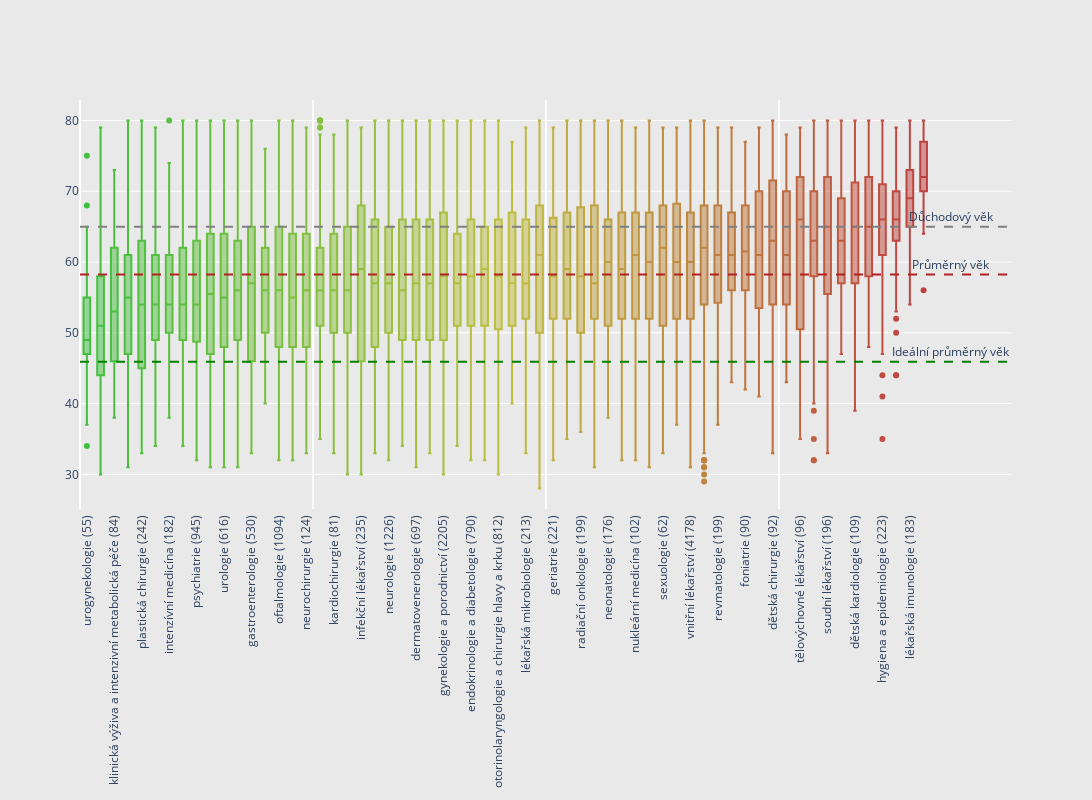

Here is the notebook cell this chart was saved with:
### Code cell
N = doctors_more.medical_specialty.nunique()     # Number of boxes

c = ['hsl('+str(h)+',50%'+',50%)' for h in np.linspace(120, 0, N)]


# Sort medical specialties by age
med_specialties = doctors_more.groupby('medical_specialty')['age_estimate'].mean()
med_specialties_sorted = med_specialties.sort_values().index

# Compute age mean
mean_age = doctors_more.age_estimate.mean()
optimal_mean_age = (65 + students[students.graduated == True].age_end.mean())/2

# Each box is represented by a dict that contains the data, the type, and the colour.
fig = go.Figure(data=[go.Box(
    y=doctors_more[doctors_more.medical_specialty == ms].age_estimate.to_list(),
    marker_color=c[i],
    name=f'{ms} ({len(doctors_more[doctors_more.medical_specialty == ms])}) '
    ) for i, ms in enumerate(med_specialties_sorted)])

# format the layout
fig.update_layout(
    xaxis=dict(showgrid=False),
    yaxis=dict(zeroline=False, gridcolor='white'),
    paper_bgcolor='rgb(233,233,233)',
    plot_bgcolor='rgb(233,233,233)',
    autosize=False,
    width=2000,
    height=800,
    showlegend=False,
)
fig.update_xaxes(tickangle=-90)


# Real age mean
fig.layout.xaxis2 = go.layout.XAxis(overlaying='x', range=[0, 2], showticklabels=False)
fig.add_scatter(x = [0, 2], y = [mean_age, mean_age], mode='lines', xaxis='x2',
                            showlegend=False, line=dict(dash='dash', color = "firebrick", width = 2))
fig.add_annotation(x=N+1, y=mean_age,
            text="Průměrný věk",
            showarrow=False,
            yshift=10)

# Optimal age mean
fig.layout.xaxis3 = go.layout.XAxis(overlaying='x', range=[0, 2], showticklabels=False)
fig.add_scatter(x = [0, 2], y = [optimal_mean_age, optimal_mean_age], mode='lines', xaxis='x3',
                            showlegend=False, line=dict(dash='dash', color = "green", width = 2))
fig.add_annotation(x=N+1, y=optimal_mean_age,
            text="Ideální průměrný věk",
            showarrow=False,
            yshift=10)

fig.layout.xaxis4 = go.layout.XAxis(overlaying='x', range=[0, 2], showticklabels=False)
fig.add_scatter(x = [0, 2], y = [65, 65], mode='lines', xaxis='x4',
                            showlegend=False, line=dict(dash='dash', color = "gray", width = 2))
fig.add_annotation(x=N+1, y=65,
            text="Důchodový věk",
            showarrow=False,
            yshift=10)

fig.show()

fig.write_html(IMAGE_PATH+"medical_specialty_50.html")

### Figure 1 — Plotly figure (JSON) as saved in the notebook; plotly's stock layout.template omitted (floating-point values rounded to 4 significant figures; data arrays with more than 128 entries replaced by an {"elided": "..."} marker saying what was removed)
{"data": [{"marker": {"color": "hsl(120.0,50%,50%)"}, "name": "urogynekologie (55) ", "type": "box", "y": [49, 49, 63, 41, 75, 48, 48, 49, 49, 68, 55, 53, 53, 47, 37, 64, 55, 54, 54, 54, 44, 44, 48, 57, 57, 60, 60, 64, 62, 41, 51, 51, 46, 46, 55, 48, 48, 34, 49, 49, 49, 49, 44, 48, 43, 43, 56, 56, 47, 65, 39, 52, 47, 54, 49]}, {"marker": {"color": "hsl(118.0327868852459,50%,50%)"}, "name": "pneumologie a ftizeologie (259) ", "type": "box", "y": {"elided": "259 int values"}}, {"marker": {"color": "hsl(116.06557377049181,50%,50%)"}, "name": "klinická výživa a intenzivní metabolická péče (84) ", "type": "box", "y": [38, 38, 64, 63, 57, 66, 64, 64, 63, 63, 43, 56, 47, 47, 64, 64, 64, 41, 54, 61, 47, 47, 45, 45, 63, 49, 49, 48, 62, 52, 47, 55, 56, 45, 45, 45, 45, 42, 38, 45, 55, 51, 39, 49, 63, 46, 51, 55, 40, 46, 47, 73, 73, 51, 51, 72, 54, 46, 46, 54, 53, 57, 41, 45, 53, 60, 63, 47, 65, 62, 62, 46, 63, 51, 53, 53, 66, 58, 60, 57, 57, 57, 43, 49]}, {"marker": {"color": "hsl(114.09836065573771,50%,50%)"}, "name": "rehabilitační a fyzikální medicína (550) ", "type": "box", "y": {"elided": "550 int values"}}, {"marker": {"color": "hsl(112.1311475409836,50%,50%)"}, "name": "plastická chirurgie (242) ", "type": "box", "y": {"elided": "242 int values"}}, {"marker": {"color": "hsl(110.1639344262295,50%,50%)"}, "name": "angiologie (156) ", "type": "box", "y": {"elided": "156 int values"}}, {"marker": {"color": "hsl(108.19672131147541,50%,50%)"}, "name": "intenzívní medicína (182) ", "type": "box", "y": {"elided": "182 int values"}}, {"marker": {"color": "hsl(106.22950819672131,50%,50%)"}, "name": "paliativní medicína (154) ", "type": "box", "y": {"elided": "154 int values"}}, {"marker": {"color": "hsl(104.26229508196721,50%,50%)"}, "name": "psychiatrie (945) ", "type": "box", "y": {"elided": "945 int values"}}, {"marker": {"color": "hsl(102.29508196721312,50%,50%)"}, "name": "kardiologie (1050) ", "type": "box", "y": {"elided": "1050 int values"}}, {"marker": {"color": "hsl(100.32786885245902,50%,50%)"}, "name": "urologie (616) ", "type": "box", "y": {"elided": "616 int values"}}, {"marker": {"color": "hsl(98.36065573770492,50%,50%)"}, "name": "anesteziologie a intenzivní medicína (1808) ", "type": "box", "y": {"elided": "1808 int values"}}, {"marker": {"color": "hsl(96.39344262295083,50%,50%)"}, "name": "gastroenterologie (530) ", "type": "box", "y": {"elided": "530 int values"}}, {"marker": {"color": "hsl(94.42622950819673,50%,50%)"}, "name": "onkochirurgie (66) ", "type": "box", "y": [54, 52, 52, 68, 68, 73, 64, 64, 64, 47, 50, 46, 50, 42, 63, 63, 52, 46, 56, 65, 76, 62, 62, 62, 62, 52, 57, 68, 51, 51, 51, 61, 61, 57, 57, 48, 48, 64, 64, 67, 44, 44, 53, 66, 51, 46, 62, 44, 62, 59, 59, 53, 53, 50, 54, 56, 56, 54, 64, 49, 47, 59, 40, 40, 50, 59]}, {"marker": {"color": "hsl(92.45901639344262,50%,50%)"}, "name": "oftalmologie (1094) ", "type": "box", "y": {"elided": "1094 int values"}}, {"marker": {"color": "hsl(90.49180327868852,50%,50%)"}, "name": "úrazová chirurgie (210) ", "type": "box", "y": {"elided": "210 int values"}}, {"marker": {"color": "hsl(88.52459016393442,50%,50%)"}, "name": "neurochirurgie (124) ", "type": "box", "y": [51, 52, 64, 64, 59, 64, 76, 48, 54, 47, 47, 63, 48, 69, 42, 68, 55, 50, 51, 52, 53, 65, 51, 67, 59, 48, 60, 40, 68, 63, 69, 76, 52, 59, 48, 41, 57, 56, 56, 73, 52, 68, 61, 54, 54, 57, 44, 54, 54, 43, 48, 48, 68, 48, 59, 66, 75, 63, 64, 58, 41, 44, 39, 47, 48, 40, 40, 75, 55, 48, 46, 56, 43, 38, 52, 61, 61, 66, 52, 44, 68, 77, 64, 64, 52, 43, 58, 58, 51, 57, 59, 60, 63, 53, 48, 79, 53, 59, 59, 59, 59, 59, 59, 54, 54, 66, 69, 72, 69, 57, 64, 39, 57, 57, 71, 76, 53, 33, 39, 50, 44, 51, 51, 67]}, {"marker": {"color": "hsl(86.55737704918033,50%,50%)"}, "name": "urgentní medicína (1111) ", "type": "box", "y": {"elided": "1111 int values"}}, {"marker": {"color": "hsl(84.59016393442623,50%,50%)"}, "name": "kardiochirurgie (81) ", "type": "box", "y": [63, 33, 56, 67, 67, 67, 36, 45, 75, 75, 46, 47, 64, 73, 53, 50, 51, 54, 49, 55, 60, 60, 60, 61, 42, 64, 63, 61, 47, 58, 71, 50, 73, 57, 65, 51, 45, 55, 52, 53, 48, 58, 36, 35, 45, 65, 67, 60, 70, 55, 47, 62, 76, 66, 52, 50, 61, 54, 45, 78, 46, 50, 50, 63, 63, 66, 54, 66, 38, 55, 57, 75, 43, 64, 52, 49, 55, 58, 58, 55, 75]}, {"marker": {"color": "hsl(82.62295081967213,50%,50%)"}, "name": "radiologie a zobrazovací metody (986) ", "type": "box", "y": {"elided": "986 int values"}}, {"marker": {"color": "hsl(80.65573770491804,50%,50%)"}, "name": "infekční lékařství (235) ", "type": "box", "y": {"elided": "235 int values"}}, {"marker": {"color": "hsl(78.68852459016394,50%,50%)"}, "name": "ortopedie a traumatologie pohybového ústrojí (1119) ", "type": "box", "y": {"elided": "1119 int values"}}, {"marker": {"color": "hsl(76.72131147540983,50%,50%)"}, "name": "neurologie (1226) ", "type": "box", "y": {"elided": "1226 int values"}}, {"marker": {"color": "hsl(74.75409836065575,50%,50%)"}, "name": "cévní chirurgie (194) ", "type": "box", "y": {"elided": "194 int values"}}, {"marker": {"color": "hsl(72.78688524590164,50%,50%)"}, "name": "dermatovenerologie (697) ", "type": "box", "y": {"elided": "697 int values"}}, {"marker": {"color": "hsl(70.81967213114754,50%,50%)"}, "name": "patologie (269) ", "type": "box", "y": {"elided": "269 int values"}}, {"marker": {"color": "hsl(68.85245901639345,50%,50%)"}, "name": "gynekologie a porodnictví (2205) ", "type": "box", "y": {"elided": "2205 int values"}}, {"marker": {"color": "hsl(66.88524590163934,50%,50%)"}, "name": "alergologie a klinická imunologie (358) ", "type": "box", "y": {"elided": "358 int values"}}, {"marker": {"color": "hsl(64.91803278688525,50%,50%)"}, "name": "endokrinologie a diabetologie (790) ", "type": "box", "y": {"elided": "790 int values"}}, {"marker": {"color": "hsl(62.950819672131146,50%,50%)"}, "name": "nefrologie (320) ", "type": "box", "y": {"elided": "320 int values"}}, {"marker": {"color": "hsl(60.98360655737705,50%,50%)"}, "name": "otorinolaryngologie a chirurgie hlavy a krku (812) ", "type": "box", "y": {"elided": "812 int values"}}, {"marker": {"color": "hsl(59.01639344262295,50%,50%)"}, "name": "pracovní lékařství (55) ", "type": "box", "y": [62, 62, 66, 72, 72, 52, 61, 43, 43, 77, 71, 51, 57, 61, 54, 58, 67, 53, 53, 49, 62, 70, 55, 66, 40, 52, 70, 55, 41, 72, 67, 49, 49, 64, 56, 56, 61, 51, 45, 45, 44, 44, 58, 71, 77, 61, 48, 56, 68, 73, 46, 54, 54, 69, 69]}, {"marker": {"color": "hsl(57.049180327868854,50%,50%)"}, "name": "lékařská mikrobiologie (213) ", "type": "box", "y": {"elided": "213 int values"}}, {"marker": {"color": "hsl(55.08196721311475,50%,50%)"}, "name": "všeobecné praktické lékařství (4781) ", "type": "box", "y": {"elided": "4781 int values"}}, {"marker": {"color": "hsl(53.11475409836066,50%,50%)"}, "name": "geriatrie (221) ", "type": "box", "y": {"elided": "221 int values"}}, {"marker": {"color": "hsl(51.14754098360656,50%,50%)"}, "name": "hematologie a transfuzní lékařství (369) ", "type": "box", "y": {"elided": "369 int values"}}, {"marker": {"color": "hsl(49.18032786885246,50%,50%)"}, "name": "radiační onkologie (199) ", "type": "box", "y": {"elided": "199 int values"}}, {"marker": {"color": "hsl(47.213114754098356,50%,50%)"}, "name": "lékařská genetika (110) ", "type": "box", "y": [72, 53, 57, 57, 54, 70, 43, 43, 53, 52, 54, 39, 59, 69, 69, 69, 60, 48, 48, 38, 75, 69, 64, 41, 69, 70, 74, 74, 74, 80, 54, 46, 46, 39, 75, 76, 69, 64, 53, 48, 48, 71, 47, 62, 62, 55, 55, 55, 64, 64, 48, 56, 51, 74, 45, 51, 54, 56, 59, 53, 53, 64, 66, 51, 65, 68, 32, 50, 50, 69, 62, 62, 62, 62, 51, 60, 57, 57, 76, 61, 54, 74, 42, 47, 31, 74, 67, 57, 57, 64, 60, 60, 52, 68, 68, 68, 71, 71, 56, 56, 69, 64, 54, 63, 55, 55, 65, 53, 52, 53]}, {"marker": {"color": "hsl(45.24590163934427,50%,50%)"}, "name": "neonatologie (176) ", "type": "box", "y": {"elided": "176 int values"}}, {"marker": {"color": "hsl(43.278688524590166,50%,50%)"}, "name": "klinická onkologie (324) ", "type": "box", "y": {"elided": "324 int values"}}, {"marker": {"color": "hsl(41.31147540983606,50%,50%)"}, "name": "nukleární medicína (102) ", "type": "box", "y": [73, 76, 77, 60, 64, 65, 71, 53, 55, 62, 52, 66, 66, 76, 66, 62, 74, 60, 48, 68, 61, 56, 62, 61, 32, 62, 64, 44, 64, 54, 62, 77, 43, 60, 38, 79, 60, 62, 53, 67, 70, 75, 58, 41, 43, 56, 65, 74, 68, 43, 48, 62, 58, 63, 62, 56, 50, 68, 40, 36, 54, 75, 67, 68, 63, 40, 53, 66, 46, 52, 67, 57, 59, 61, 54, 59, 50, 51, 48, 73, 42, 54, 66, 33, 73, 46, 46, 47, 66, 55, 65, 63, 56, 52, 73, 58, 77, 69, 61, 37, 73, 69]}, {"marker": {"color": "hsl(39.344262295081975,50%,50%)"}, "name": "chirurgie (2133) ", "type": "box", "y": {"elided": "2133 int values"}}, {"marker": {"color": "hsl(37.37704918032787,50%,50%)"}, "name": "sexuologie (62) ", "type": "box", "y": [63, 67, 67, 67, 60, 68, 77, 74, 79, 45, 45, 64, 48, 41, 50, 50, 53, 65, 64, 77, 76, 51, 72, 68, 70, 61, 53, 53, 53, 53, 67, 42, 70, 51, 51, 57, 55, 65, 65, 65, 75, 55, 64, 51, 68, 46, 33, 68, 70, 63, 40, 52, 44, 44, 79, 68, 68, 53, 53, 68, 50, 55]}, {"marker": {"color": "hsl(35.40983606557377,50%,50%)"}, "name": "dětská psychiatrie (117) ", "type": "box", "y": [58, 61, 52, 52, 75, 62, 69, 51, 50, 74, 74, 61, 62, 67, 66, 69, 47, 59, 59, 57, 68, 47, 78, 56, 63, 79, 65, 38, 64, 49, 53, 56, 63, 72, 67, 60, 79, 57, 55, 67, 41, 64, 72, 57, 58, 45, 52, 52, 73, 70, 58, 75, 75, 74, 70, 69, 71, 68, 68, 44, 38, 38, 49, 48, 46, 63, 63, 46, 37, 43, 72, 78, 57, 57, 71, 72, 62, 75, 63, 63, 58, 62, 59, 59, 43, 76, 52, 50, 50, 45, 61, 73, 74, 57, 69, 69, 50, 50, 53, 63, 56, 56, 58, 63, 54, 40, 77, 39, 56, 38, 67, 41, 53, 53, 67, 61, 64]}, {"marker": {"color": "hsl(33.44262295081967,50%,50%)"}, "name": "vnitřní lékařství (4178) ", "type": "box", "y": {"elided": "4178 int values"}}, {"marker": {"color": "hsl(31.47540983606558,50%,50%)"}, "name": "pediatrie (2950) ", "type": "box", "y": {"elided": "2950 int values"}}, {"marker": {"color": "hsl(29.508196721311478,50%,50%)"}, "name": "revmatologie (199) ", "type": "box", "y": {"elided": "199 int values"}}, {"marker": {"color": "hsl(27.540983606557376,50%,50%)"}, "name": "gynekologie dětí a dospívajících (76) ", "type": "box", "y": [64, 61, 61, 64, 47, 47, 64, 57, 56, 56, 68, 68, 55, 64, 59, 60, 60, 73, 55, 57, 59, 65, 61, 47, 63, 63, 63, 69, 69, 69, 67, 78, 72, 78, 50, 70, 71, 57, 78, 53, 53, 53, 48, 77, 52, 62, 58, 68, 68, 66, 67, 60, 44, 59, 59, 59, 63, 47, 61, 61, 61, 61, 46, 56, 74, 64, 79, 61, 62, 62, 54, 56, 79, 58, 43, 43]}, {"marker": {"color": "hsl(25.573770491803288,50%,50%)"}, "name": "foniatrie (90) ", "type": "box", "y": [59, 67, 56, 69, 71, 71, 71, 67, 57, 73, 62, 62, 62, 48, 67, 77, 61, 55, 68, 59, 67, 68, 76, 76, 56, 48, 72, 42, 72, 53, 69, 58, 57, 57, 57, 59, 54, 54, 70, 69, 53, 53, 54, 58, 64, 50, 60, 73, 55, 58, 58, 55, 50, 50, 58, 52, 56, 72, 54, 66, 66, 62, 71, 66, 76, 74, 59, 59, 59, 45, 56, 55, 55, 65, 65, 68, 62, 62, 62, 62, 63, 63, 63, 58, 60, 68, 53, 53, 70, 70]}, {"marker": {"color": "hsl(23.606557377049185,50%,50%)"}, "name": "klinická biochemie (155) ", "type": "box", "y": {"elided": "155 int values"}}, {"marker": {"color": "hsl(21.639344262295083,50%,50%)"}, "name": "dětská chirurgie (92) ", "type": "box", "y": [67, 73, 48, 48, 65, 72, 54, 62, 68, 77, 78, 69, 75, 51, 56, 79, 79, 69, 64, 48, 50, 34, 56, 43, 53, 48, 72, 68, 71, 33, 62, 52, 64, 43, 56, 56, 63, 55, 67, 39, 66, 56, 77, 77, 46, 72, 61, 61, 78, 61, 63, 63, 58, 62, 62, 67, 67, 74, 44, 44, 49, 76, 49, 76, 41, 61, 54, 54, 63, 63, 57, 72, 69, 60, 62, 46, 63, 46, 62, 73, 65, 65, 80, 67, 77, 75, 59, 79, 79, 66, 65, 72]}, {"marker": {"color": "hsl(19.67213114754098,50%,50%)"}, "name": "dětská otorinolaryngologie (62) ", "type": "box", "y": [69, 44, 61, 61, 75, 72, 72, 52, 52, 48, 48, 78, 68, 50, 68, 70, 61, 54, 78, 62, 47, 61, 61, 56, 70, 57, 52, 52, 74, 43, 57, 57, 60, 68, 68, 66, 68, 73, 76, 76, 76, 76, 70, 44, 44, 52, 59, 70, 72, 59, 59, 59, 71, 66, 66, 61, 53, 73, 54, 63, 54, 50]}, {"marker": {"color": "hsl(17.704918032786892,50%,50%)"}, "name": "tělovýchovné lékařství (96) ", "type": "box", "y": [47, 35, 35, 45, 45, 45, 77, 54, 79, 66, 57, 76, 76, 76, 66, 61, 47, 47, 47, 63, 73, 42, 72, 45, 35, 68, 47, 47, 79, 65, 65, 45, 68, 69, 76, 62, 70, 70, 54, 65, 67, 72, 79, 69, 70, 52, 52, 71, 43, 77, 41, 41, 72, 61, 67, 74, 56, 56, 63, 67, 75, 43, 73, 65, 68, 43, 62, 69, 78, 70, 54, 54, 70, 68, 75, 75, 66, 66, 78, 76, 70, 70, 43, 66, 77, 76, 50, 49, 49, 79, 79, 68, 69, 51, 56, 67]}, {"marker": {"color": "hsl(15.73770491803279,50%,50%)"}, "name": "dětská neurologie (158) ", "type": "box", "y": {"elided": "158 int values"}}, {"marker": {"color": "hsl(13.770491803278688,50%,50%)"}, "name": "soudní lékařství (196) ", "type": "box", "y": {"elided": "196 int values"}}, {"marker": {"color": "hsl(11.803278688524586,50%,50%)"}, "name": "tuberkulóza a respirační nemoci (372) ", "type": "box", "y": {"elided": "372 int values"}}, {"marker": {"color": "hsl(9.836065573770497,50%,50%)"}, "name": "dětská kardiologie (109) ", "type": "box", "y": [44, 68, 69, 69, 72, 77, 61, 66, 57, 77, 70, 72, 72, 66, 68, 69, 73, 75, 79, 66, 66, 66, 66, 71, 74, 62, 61, 61, 49, 57, 55, 68, 68, 59, 65, 61, 75, 80, 62, 44, 57, 54, 54, 62, 62, 77, 58, 70, 59, 59, 74, 59, 59, 39, 69, 75, 72, 51, 70, 57, 64, 73, 46, 46, 74, 53, 78, 64, 63, 71, 73, 59, 73, 63, 63, 80, 78, 69, 60, 60, 60, 69, 79, 79, 41, 60, 68, 59, 51, 51, 44, 73, 67, 67, 42, 42, 65, 65, 67, 76, 43, 79, 53, 53, 53, 53, 53, 53, 62]}, {"marker": {"color": "hsl(7.868852459016395,50%,50%)"}, "name": "fyziatrie, balneologie a léčebná rehabilitace (527) ", "type": "box", "y": {"elided": "527 int values"}}, {"marker": {"color": "hsl(5.901639344262293,50%,50%)"}, "name": "hygiena a epidemiologie (223) ", "type": "box", "y": {"elided": "223 int values"}}, {"marker": {"color": "hsl(3.9344262295082046,50%,50%)"}, "name": "veřejné zdravotnictví (54) ", "type": "box", "y": [57, 69, 68, 76, 76, 66, 63, 63, 52, 72, 44, 71, 74, 63, 63, 67, 61, 63, 66, 74, 58, 58, 79, 70, 44, 70, 74, 69, 62, 53, 69, 69, 66, 65, 60, 61, 61, 66, 69, 77, 69, 74, 70, 64, 70, 65, 68, 50, 63, 69, 69, 69, 65, 65]}, {"marker": {"color": "hsl(1.9672131147541023,50%,50%)"}, "name": "lékařská imunologie (183) ", "type": "box", "y": {"elided": "183 int values"}}, {"marker": {"color": "hsl(0.0,50%,50%)"}, "name": "sociální lékařství a organizace zdravotnictví (61) ", "type": "box", "y": [70, 79, 71, 71, 74, 74, 79, 71, 71, 71, 71, 72, 72, 72, 72, 72, 77, 74, 70, 79, 71, 80, 75, 79, 80, 75, 69, 69, 69, 71, 71, 68, 70, 73, 73, 80, 68, 77, 77, 79, 77, 56, 78, 80, 77, 78, 75, 67, 75, 75, 70, 73, 79, 64, 64, 67, 72, 73, 67, 69, 68]}, {"line": {"color": "firebrick", "dash": "dash", "width": 2}, "mode": "lines", "showlegend": false, "type": "scatter", "x": [0, 2], "xaxis": "x2", "y": [58.25, 58.25]}, {"line": {"color": "green", "dash": "dash", "width": 2}, "mode": "lines", "showlegend": false, "type": "scatter", "x": [0, 2], "xaxis": "x3", "y": [45.93, 45.93]}, {"line": {"color": "gray", "dash": "dash", "width": 2}, "mode": "lines", "showlegend": false, "type": "scatter", "x": [0, 2], "xaxis": "x4", "y": [65, 65]}], "layout": {"annotations": [{"showarrow": false, "text": "Průměrný věk", "x": 63, "y": 58.25, "yshift": 10}, {"showarrow": false, "text": "Ideální průměrný věk", "x": 63, "y": 45.93, "yshift": 10}, {"showarrow": false, "text": "Důchodový věk", "x": 63, "y": 65, "yshift": 10}], "autosize": false, "height": 800, "paper_bgcolor": "rgb(233,233,233)", "plot_bgcolor": "rgb(233,233,233)", "showlegend": false, "width": 2000, "xaxis": {"showgrid": false, "tickangle": -90}, "xaxis2": {"overlaying": "x", "range": [0, 2], "showticklabels": false}, "xaxis3": {"overlaying": "x", "range": [0, 2], "showticklabels": false}, "xaxis4": {"overlaying": "x", "range": [0, 2], "showticklabels": false}, "yaxis": {"gridcolor": "white", "zeroline": false}}}
